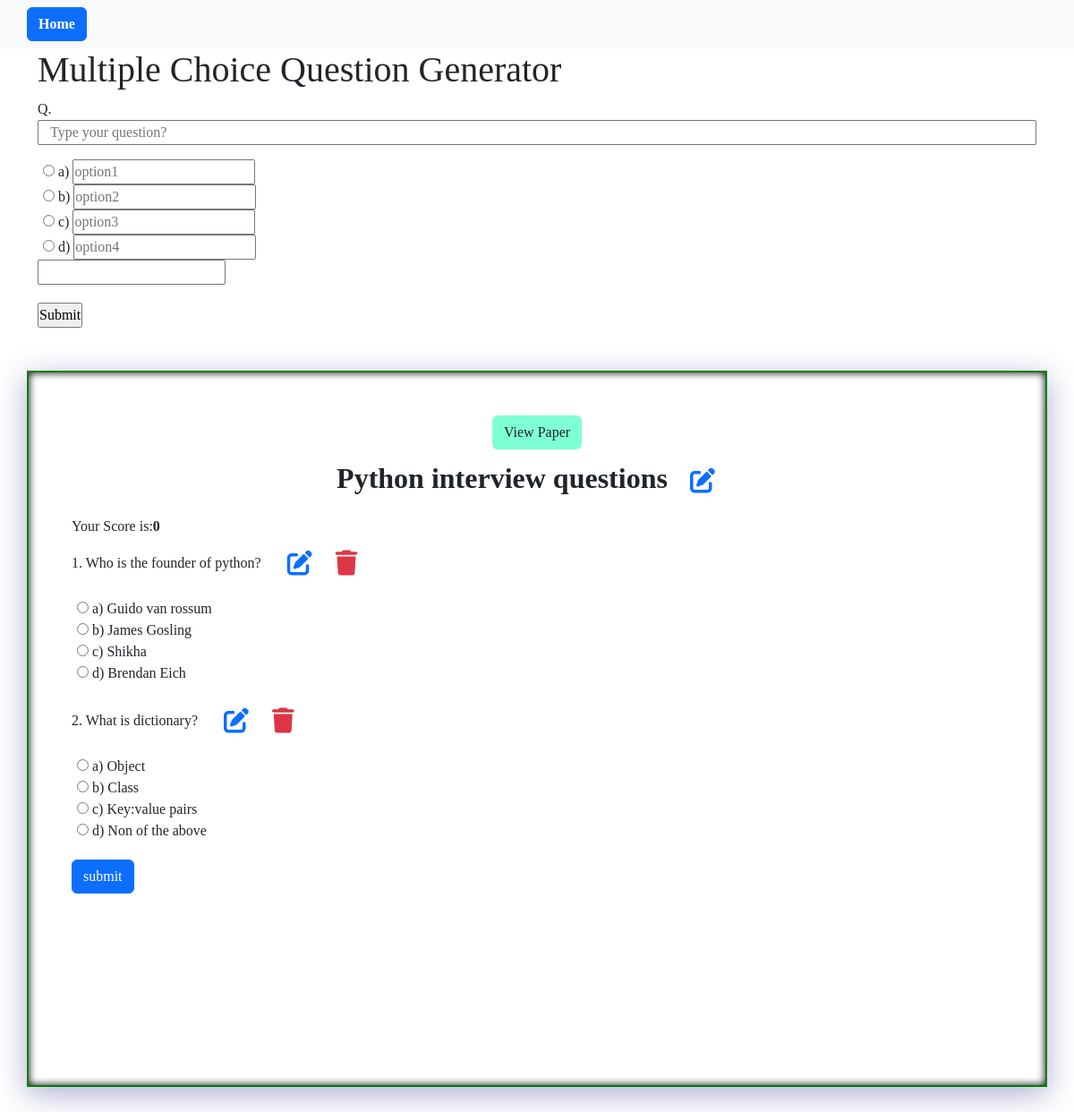
Page /index/11 on the committed database.
### website/models.py (models this page shows, shortened)
class QuizHeading(models.Model):
    name=models.TextField(null=True)

class MCQ_Gen(models.Model):
    name=models.ForeignKey(QuizHeading,on_delete=models.CASCADE),
    code=models.IntegerField(null=True)
    que=models.TextField(null=True)
    ans=models.TextField(null=True)
    opt1=models.TextField(null=True)
    opt2=models.TextField(null=True)
    opt3=models.TextField(null=True)
    opt4=models.TextField(null=True)

### website/views.py (the view, shortened to what this page needs)
# urls.py: path('index/<int:id>',views.index,name='index'),
def index(request,id):
    context={
        "data":MCQ_Gen.objects.filter(code=id),
        "name":QuizHeading.objects.get(id=id).name,
        "id":id,
    }
    return render(request,'index.html',context)

### templates/index.html (shortened to what this page needs)
<!DOCTYPE html>
{% load static %}
<html lang="en">
<head>
    <link href="https://cdn.jsdelivr.net/npm/bootstrap@5.3.3/dist/css/bootstrap.min.css" rel="stylesheet">
    <link rel="stylesheet" href="{% static 'style.css' %}">
</head>
<body>
{% include "nav.html" %}
<div class="container">
    <h1>Multiple Choice Question Generator</h1>
    <form action='/index/{{id}}' method="post" id="quizForm">
  <div  class="question mcq">
            <p>Q.<input class="container" placeholder="Type your question?" type="text" name="que" id=""></p>
            <div class="options">
                <input type="radio" onchange="gt1()" id="MCQ-G"  name="ans"> a) <input type="text"  placeholder="option1" name="opt1" id="a"><br>
                <input type="radio" onchange="gt2()" id="MCQ-G"  name="ans"> b) <input type="text" placeholder="option2"  name="opt2" id="b"><br>
                <input type="radio" onchange="gt3()" id="MCQ-G"  name="ans"> c) <input type="text" placeholder="option3"  name="opt3" id="c"><br>
                <input type="radio" onchange="gt4()" id="MCQ-G"  name="ans"> d) <input type="text" placeholder="option4"  name="opt4" id="d"><br>
            </div>
            <input id="ans" name="ans" type="text">
        </div>
        <input type="submit" value="Submit">
    </form>
</div>
<div class="container mt-5 mb-5  p-5 box">
    <div class="container-fluid text-center">
       <a href="/questions/{{id}}"> <div class="btn mb-2" title="Go to Download Question Paper"  id="downloadQuestionPaper">View Paper</div></a>
    </div>
    <div class="container text-center fs-2 mb-3 fw-bold">{{name}}<a title="Edit Name" href="/quiz_edit/{{id}}"><button class="btn text-primary mx-3 px-2 p-0 m-0 fs-3 "><i class="fa-solid fa-pen-to-square"></i></button></a></div>
    <div class="scorecounter mb-2">Your Score is:<span class="fw-bold" id="score">0 </span></div>
    {% if data %}
            {% for i in data %}
                <div class="question checkquestion">
                    <p>{{ forloop.counter }}. {{i.que}} <a title="Edit Question" href="/que_edit/{{i.id}}"><button class="btn text-primary mx-3 px-2 p-0 m-0 fs-3 "><i class="fa-solid fa-pen-to-square"></i></button></a><a title="Edit Question" href="/que_delete/{{i.id}}"><button class="btn text-danger  p-0 m-0 fs-3 "><i class="fa-solid fa-trash"></i></button></a></p>
                    <div class="options">
                        <input type="radio" data="same" name="q{{ forloop.counter }}" crans="{{i.ans}}" id="hel" value="{{i.opt1}}"> a) {{i.opt1}}<br>
                        <input type="radio" data="same" name="q{{ forloop.counter }}" crans="{{i.ans}}" id="hel" value="{{i.opt2}}"> b) {{i.opt2}}<br>
                        <input type="radio" data="same" name="q{{ forloop.counter }}" crans="{{i.ans}}" id="hel" value="{{i.opt3}}"> c) {{i.opt3}}<br>
                        <input type="radio" data="same" name="q{{ forloop.counter }}" crans="{{i.ans}}" id="hel" value="{{i.opt4}}"> d) {{i.opt4}}<br>
                    </div>
                </div>
            {% endfor %}
    <button class="btn btn-primary" id="submit"  type="submit" >submit</button>
    {% else %}
    <h1>No, Question..</h1>
    {% endif %}
</div>
</body>
</html>

### static/style.css (style rules this page uses)
* { padding:0; margin:0; box-sizing:border-box; font-family: Tahoma; }
body { height:100%; width:100%; }
.question { margin-bottom: 20px; }
.options { margin-left: 6px; }
#ans { color: green; font-weight: bold; }
.box { background: #ffffff; min-height: 100vh; width: 100%; border: 2px solid green; box-shadow: inset 0 0 10px black, 0 8px 32px 0 rgba(31, 38, 135, 0.37); }
#downloadQuestionPaper { background-color: aquamarine; }

### rows in the picture
QuizHeading: name "Python interview questions"
MCQ_Gen: que "Who is the founder of python?", opt1 "Guido van rossum", opt2 "James Gosling", opt3 "Shikha", opt4 "Brendan Eich"
MCQ_Gen: que "What is dictionary?", opt1 "Object", opt2 "Class", opt3 "Key:value pairs", opt4 "Non of the above"
